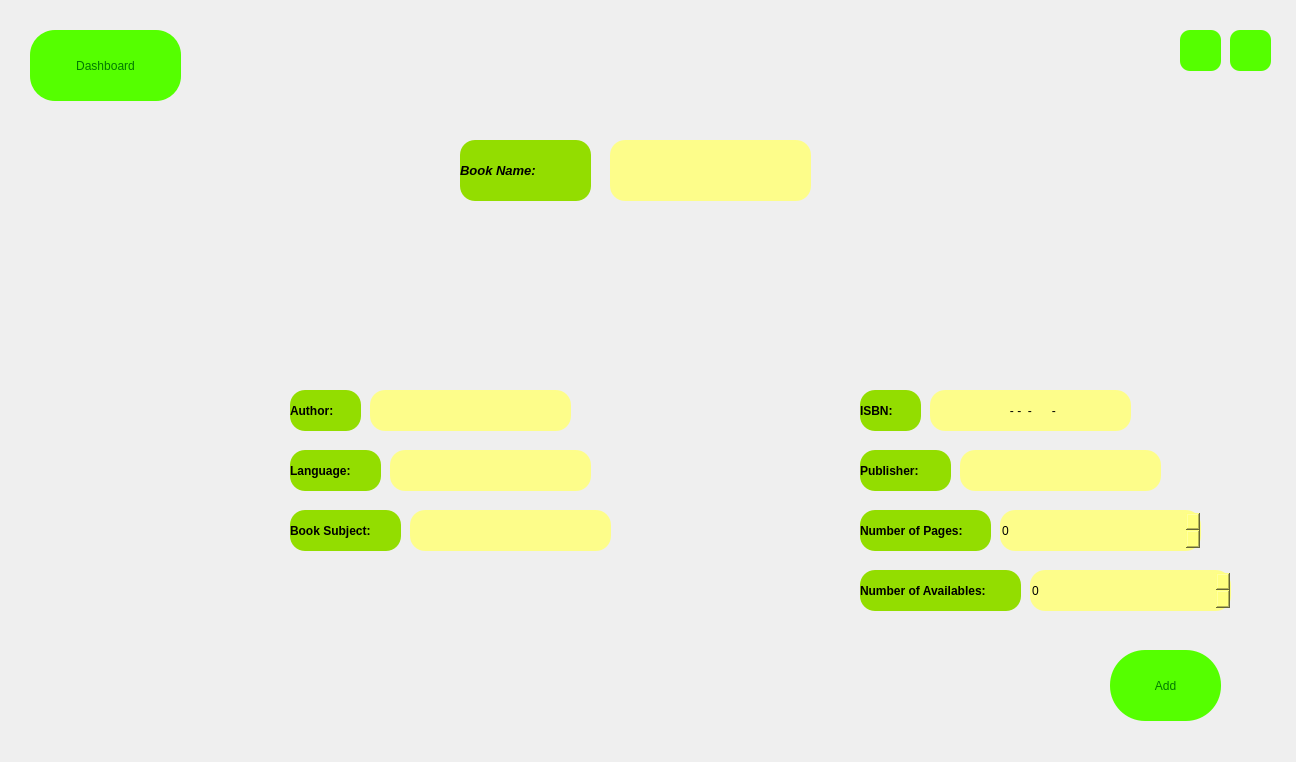
<?xml version="1.0" encoding="UTF-8"?>
<ui version="4.0">
 <class>addBook</class>
 <widget class="QMainWindow" name="addBook">
  <property name="geometry">
   <rect>
    <x>0</x>
    <y>0</y>
    <width>1296</width>
    <height>762</height>
   </rect>
  </property>
  <property name="minimumSize">
   <size>
    <width>762</width>
    <height>0</height>
   </size>
  </property>
  <property name="maximumSize">
   <size>
    <width>1296</width>
    <height>762</height>
   </size>
  </property>
  <property name="windowTitle">
   <string>MainWindow</string>
  </property>
  <property name="styleSheet">
   <string notr="true">#centralwidget
{
	border-image: url(:/new/photos/addBook.jpg);
}

QPushButton
{
	color: rgb(0, 122, 0);
	background-color: rgb(85, 255, 0);
	font: 20pt &quot;Tw Cen MT Condensed Extra Bold&quot;;
    border-radius: 10px;
}
QPushButton:hover
{
	background-color: rgb(0, 122, 0);
	color:  rgb(85, 255, 0);
}
QLabel
{
	background-color: rgb(147, 221, 0);
	border-radius: 15px;
}
QLineEdit
{
	
	background-color: rgba(255, 255, 127, 0.9);
	border-radius: 15px;
}</string>
  </property>
  <widget class="QWidget" name="centralwidget">
   <widget class="QLabel" name="label">
    <property name="geometry">
     <rect>
      <x>460</x>
      <y>140</y>
      <width>131</width>
      <height>61</height>
     </rect>
    </property>
    <property name="font">
     <font>
      <pointsize>10</pointsize>
      <weight>75</weight>
      <italic>true</italic>
      <bold>true</bold>
     </font>
    </property>
    <property name="text">
     <string>Book Name:</string>
    </property>
    <property name="margin">
     <number>10</number>
    </property>
   </widget>
   <widget class="QLabel" name="label_2">
    <property name="geometry">
     <rect>
      <x>290</x>
      <y>390</y>
      <width>71</width>
      <height>41</height>
     </rect>
    </property>
    <property name="font">
     <font>
      <weight>75</weight>
      <bold>true</bold>
     </font>
    </property>
    <property name="text">
     <string>Author:</string>
    </property>
    <property name="margin">
     <number>10</number>
    </property>
   </widget>
   <widget class="QLabel" name="label_3">
    <property name="geometry">
     <rect>
      <x>290</x>
      <y>510</y>
      <width>111</width>
      <height>41</height>
     </rect>
    </property>
    <property name="font">
     <font>
      <weight>75</weight>
      <bold>true</bold>
     </font>
    </property>
    <property name="text">
     <string>Book Subject:</string>
    </property>
    <property name="margin">
     <number>10</number>
    </property>
   </widget>
   <widget class="QLabel" name="label_4">
    <property name="geometry">
     <rect>
      <x>860</x>
      <y>390</y>
      <width>61</width>
      <height>41</height>
     </rect>
    </property>
    <property name="font">
     <font>
      <weight>75</weight>
      <bold>true</bold>
     </font>
    </property>
    <property name="text">
     <string>ISBN:</string>
    </property>
    <property name="margin">
     <number>10</number>
    </property>
   </widget>
   <widget class="QLabel" name="label_5">
    <property name="geometry">
     <rect>
      <x>860</x>
      <y>450</y>
      <width>91</width>
      <height>41</height>
     </rect>
    </property>
    <property name="font">
     <font>
      <weight>75</weight>
      <bold>true</bold>
     </font>
    </property>
    <property name="text">
     <string>Publisher:</string>
    </property>
    <property name="margin">
     <number>10</number>
    </property>
   </widget>
   <widget class="QLabel" name="label_6">
    <property name="geometry">
     <rect>
      <x>860</x>
      <y>510</y>
      <width>131</width>
      <height>41</height>
     </rect>
    </property>
    <property name="font">
     <font>
      <weight>75</weight>
      <bold>true</bold>
     </font>
    </property>
    <property name="text">
     <string>Number of Pages:</string>
    </property>
    <property name="margin">
     <number>10</number>
    </property>
   </widget>
   <widget class="QLabel" name="label_7">
    <property name="geometry">
     <rect>
      <x>860</x>
      <y>570</y>
      <width>161</width>
      <height>41</height>
     </rect>
    </property>
    <property name="font">
     <font>
      <weight>75</weight>
      <bold>true</bold>
     </font>
    </property>
    <property name="text">
     <string>Number of Availables:</string>
    </property>
    <property name="margin">
     <number>10</number>
    </property>
   </widget>
   <widget class="QLabel" name="label_8">
    <property name="geometry">
     <rect>
      <x>290</x>
      <y>450</y>
      <width>91</width>
      <height>41</height>
     </rect>
    </property>
    <property name="font">
     <font>
      <weight>75</weight>
      <bold>true</bold>
     </font>
    </property>
    <property name="text">
     <string>Language:</string>
    </property>
    <property name="margin">
     <number>10</number>
    </property>
   </widget>
   <widget class="QLineEdit" name="nameEdit">
    <property name="geometry">
     <rect>
      <x>610</x>
      <y>140</y>
      <width>201</width>
      <height>61</height>
     </rect>
    </property>
    <property name="alignment">
     <set>Qt::AlignCenter</set>
    </property>
   </widget>
   <widget class="QLineEdit" name="ISBNEdit">
    <property name="geometry">
     <rect>
      <x>930</x>
      <y>390</y>
      <width>201</width>
      <height>41</height>
     </rect>
    </property>
    <property name="inputMask">
     <string>000-0-00-000000-0</string>
    </property>
    <property name="alignment">
     <set>Qt::AlignCenter</set>
    </property>
   </widget>
   <widget class="QLineEdit" name="publisherEdit">
    <property name="geometry">
     <rect>
      <x>960</x>
      <y>450</y>
      <width>201</width>
      <height>41</height>
     </rect>
    </property>
    <property name="alignment">
     <set>Qt::AlignCenter</set>
    </property>
   </widget>
   <widget class="QLineEdit" name="languageEdit">
    <property name="geometry">
     <rect>
      <x>390</x>
      <y>450</y>
      <width>201</width>
      <height>41</height>
     </rect>
    </property>
    <property name="alignment">
     <set>Qt::AlignCenter</set>
    </property>
   </widget>
   <widget class="QLineEdit" name="authorEdit">
    <property name="geometry">
     <rect>
      <x>370</x>
      <y>390</y>
      <width>201</width>
      <height>41</height>
     </rect>
    </property>
    <property name="alignment">
     <set>Qt::AlignCenter</set>
    </property>
   </widget>
   <widget class="QPushButton" name="closeButton">
    <property name="geometry">
     <rect>
      <x>1230</x>
      <y>30</y>
      <width>41</width>
      <height>41</height>
     </rect>
    </property>
    <property name="cursor">
     <cursorShape>PointingHandCursor</cursorShape>
    </property>
    <property name="toolTip">
     <string>Close the app</string>
    </property>
    <property name="text">
     <string/>
    </property>
    <property name="icon">
     <iconset resource="icons.qrc">
      <normaloff>:/icons/icons/error.png</normaloff>:/icons/icons/error.png</iconset>
    </property>
    <property name="iconSize">
     <size>
      <width>30</width>
      <height>30</height>
     </size>
    </property>
   </widget>
   <widget class="QPushButton" name="menuButton">
    <property name="geometry">
     <rect>
      <x>1180</x>
      <y>30</y>
      <width>41</width>
      <height>41</height>
     </rect>
    </property>
    <property name="cursor">
     <cursorShape>PointingHandCursor</cursorShape>
    </property>
    <property name="toolTip">
     <string>Back to main menu</string>
    </property>
    <property name="text">
     <string/>
    </property>
    <property name="icon">
     <iconset resource="icons.qrc">
      <normaloff>:/icons/icons/previous.png</normaloff>:/icons/icons/previous.png</iconset>
    </property>
    <property name="iconSize">
     <size>
      <width>30</width>
      <height>30</height>
     </size>
    </property>
   </widget>
   <widget class="QPushButton" name="dashButton">
    <property name="geometry">
     <rect>
      <x>30</x>
      <y>30</y>
      <width>151</width>
      <height>71</height>
     </rect>
    </property>
    <property name="cursor">
     <cursorShape>PointingHandCursor</cursorShape>
    </property>
    <property name="styleSheet">
     <string notr="true">border-radius: 25px;</string>
    </property>
    <property name="text">
     <string>Dashboard</string>
    </property>
   </widget>
   <widget class="QPushButton" name="addButton">
    <property name="geometry">
     <rect>
      <x>1110</x>
      <y>650</y>
      <width>111</width>
      <height>71</height>
     </rect>
    </property>
    <property name="cursor">
     <cursorShape>PointingHandCursor</cursorShape>
    </property>
    <property name="styleSheet">
     <string notr="true">border-radius: 35px;</string>
    </property>
    <property name="text">
     <string>Add</string>
    </property>
   </widget>
   <widget class="QSpinBox" name="spinAvail">
    <property name="geometry">
     <rect>
      <x>1030</x>
      <y>570</y>
      <width>201</width>
      <height>41</height>
     </rect>
    </property>
    <property name="styleSheet">
     <string notr="true">background-color: rgba(255, 255, 127, 0.9);
	border-radius: 15px;</string>
    </property>
   </widget>
   <widget class="QSpinBox" name="spinPage">
    <property name="geometry">
     <rect>
      <x>1000</x>
      <y>510</y>
      <width>201</width>
      <height>41</height>
     </rect>
    </property>
    <property name="styleSheet">
     <string notr="true">background-color: rgba(255, 255, 127, 0.9);
	border-radius: 15px;</string>
    </property>
   </widget>
   <widget class="QLineEdit" name="subjectEdit">
    <property name="geometry">
     <rect>
      <x>410</x>
      <y>510</y>
      <width>201</width>
      <height>41</height>
     </rect>
    </property>
    <property name="alignment">
     <set>Qt::AlignCenter</set>
    </property>
   </widget>
  </widget>
 </widget>
 <resources>
  <include location="icons.qrc"/>
 </resources>
 <connections/>
</ui>
